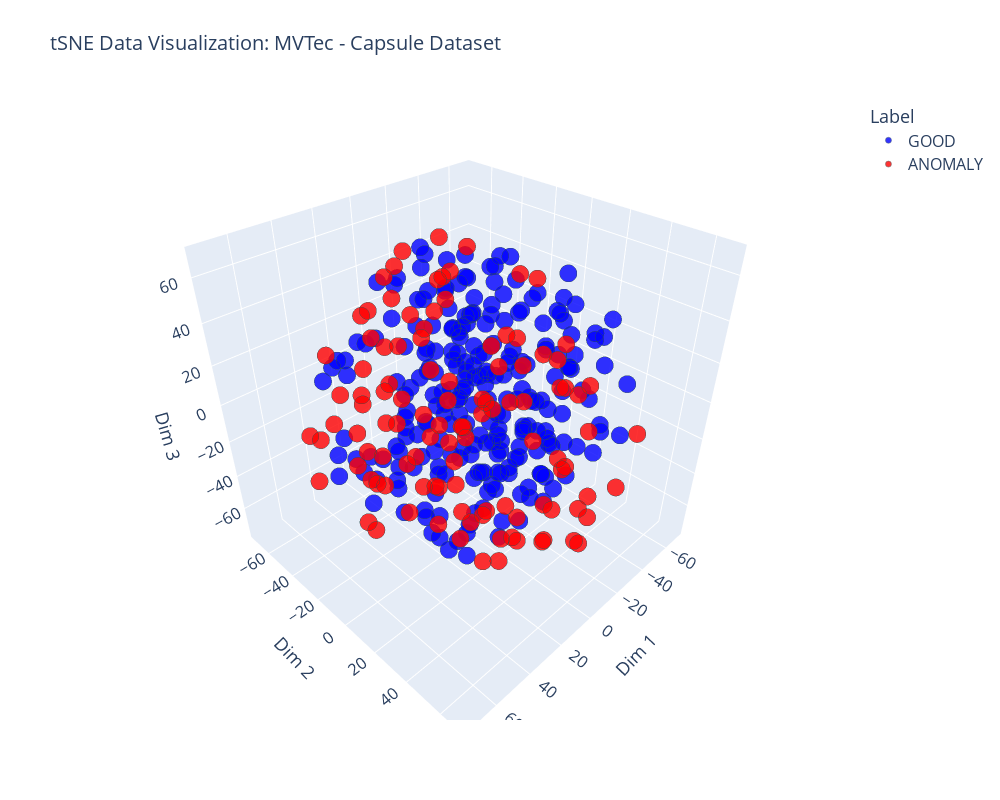

The code cell stored with this chart in its notebook:
### Code cell
from sklearn.metrics import classification_report, confusion_matrix, roc_auc_score, precision_recall_curve

#### --- INIT MLFLOW SERVICE --- ####
if MLFLOW_TRACKING:

    mlflow.set_experiment(EXPERIMENT_NAME)

    with mlflow.start_run(run_name=RUN_NAME):

        #### --- TRAIN MODEL --- ####
        print(f"\n --- TRAINING THE MODEL: {HP_MODEL_NAME} ---")
        
        # Escaling the data:
        scaler = StandardScaler()
        X_train_scaled = scaler.fit_transform(X_train_hog)
        X_test_scaled = scaler.transform(X_test_hog) 
        
        # Instantiate the model:
        pca_re_model = PCADetector(n_components=HP_PCA_VARIANCE)
        pca_re_model.fit(X_train_scaled)

        # Get components:
        n_components = pca_re_model.pca.n_components_
        print(f"PCA got {n_components} components to get a variance of {HP_PCA_VARIANCE*100}%")


        #### --- TUNING THRESHOLD --- ####
        print("\n --- OPTIMIZING MODEL ---")
        test_scores = pca_re_model.decision_function(X_test_scaled)
        _, recall, thresholds = precision_recall_curve(y_test, -test_scores)

        # Look for the target threshold:
        try:
            idx = np.where(recall > HP_TARGET_RECALL)[0][-1]
            best_threshold = -thresholds[idx]
            print("Target recall found")

        except IndexError:
            idx = np.argmax(recall) # If target recall not found
            best_threshold = -thresholds[idx]
            print("Target recall NOT found")

        print(f"Suggested threshold: {best_threshold:.4f}")
        print("Training finished.")

        print("Recording parameters to MLFlow...")
        params_to_log = {
            'model_name': HP_MODEL_NAME,
            'features': HP_FEATURES,
            'pca_variance': HP_PCA_VARIANCE,
            'target_recall': HP_TARGET_RECALL,
            'optimal_treshold': best_threshold
        }
        mlflow.log_params(params_to_log)


        #### --- OPTIMIZE MODEL TO PREDICT --- ####
        pca_re_model.threshold = best_threshold


        #### --- PREDICT TEST SET --- ####
        y_pred = pca_re_model.predict(X_test_scaled)


        #### --- CLASSIFICATION REPORT --- ####
        print("\n --- CLASSIFICATION REPORT ---")
        report = classification_report(y_test, y_pred)
        report_dict = classification_report(y_test, y_pred, output_dict=True)
        print(report)

        anomaly_scores = pca_re_model.decision_function(X_test_scaled)
        auc_score = roc_auc_score(y_test, -anomaly_scores)
        print(f"ROC-AUC Score: {auc_score:.4f}")

        # Record metrics to MLFlow:
        print("Recording metrics to MLFlow...")
        metrics_to_log = {
            "accuracy": report_dict["accuracy"],
            "macro_avg_f1": report_dict["macro avg"]["f1-score"],
            "anomaly_recall": report_dict['1']['recall'],     
            "anomaly_precision": report_dict['1']['precision'],
            "anomaly_f1": report_dict['1']['f1-score'],
            "good_recall": report_dict['0']['recall'],
            "roc_auc": auc_score
        }
        mlflow.log_metrics(metrics_to_log)


        #### --- CONFUSION MATRIX --- ###
        cm = confusion_matrix(y_test, y_pred)
        fig_cm, ax = plt.subplots(figsize=(6, 5))
        sns.heatmap(
            cm, annot=True, fmt='d', cmap='Reds',
            xticklabels=['Pred: GOOD', 'Pred: ANOMALY'],
            yticklabels=['Real: GOOD', 'Real: ANOMALY'], ax=ax)
            
        ax.set_title(f"Confusion Matrix - PCA-RE (AUC: {auc_score:.2f})")
        
        # Temp file to save confusion matrix:
        cm_temp_path = "../reports/figures/cm_isolation_forest.png"
        fig_cm.savefig(cm_temp_path)
        mlflow.log_artifact(cm_temp_path) # Record in MLFlow
        os.remove(cm_temp_path)
        
        plt.show()
        plt.close()

        # Save the 3D figure:
        fig_3d = plot_3d()
        mlflow.log_figure(fig_3d, artifact_file='data_3d_distribution.html')


        #### --- SAVE MODEL --- ####
        if SAVE_MODEL_TO_MLFLOW:
            print("Saving model to MLFlow...")
            # Guardamos el Pipeline completo (Scaler + Modelo) para producción
            pipeline_final = Pipeline([
                ('scaler', scaler),
                ('pca_detector', pca_re_model)
            ])

            mlflow.sklearn.log_model(pipeline_final, "pca_reconstruction_model_tuned")
            print("Model saved.")

### Figure 1 — Plotly figure (JSON) as saved in the notebook; plotly's stock layout.template omitted (floating-point values rounded to 4 significant figures; data arrays with more than 128 entries replaced by an {"elided": "..."} marker saying what was removed)
{"data": [{"hovertemplate": "Label=GOOD<br>Dim 1=%{x}<br>Dim 2=%{y}<br>Dim 3=%{z}<extra></extra>", "legendgroup": "GOOD", "marker": {"color": "blue", "line": {"color": "DarkSlateGrey", "width": 0.5}, "opacity": 0.8, "size": 6, "symbol": "circle"}, "mode": "markers", "name": "GOOD", "scene": "scene", "showlegend": true, "type": "scatter3d", "x": {"elided": "242 float values"}, "y": {"elided": "242 float values"}, "z": {"elided": "242 float values"}}, {"hovertemplate": "Label=ANOMALY<br>Dim 1=%{x}<br>Dim 2=%{y}<br>Dim 3=%{z}<extra></extra>", "legendgroup": "ANOMALY", "marker": {"color": "red", "line": {"color": "DarkSlateGrey", "width": 0.5}, "opacity": 0.8, "size": 6, "symbol": "circle"}, "mode": "markers", "name": "ANOMALY", "scene": "scene", "showlegend": true, "type": "scatter3d", "x": [42.38, -18.29, 9.475, -45.07, -0.09916, 46.29, 30.43, 44.84, 42.03, 5.707, -5.191, -59.64, 57.93, -59.75, -21.48, -48.85, -50.62, 10.72, 50.74, 9.48, -45.22, 73.5, -32.05, -2.653, 14.77, 51.73, -48.01, -59.68, 12.28, -50.09, 0.1899, -48.19, 9.603, -13.32, -48.18, 9.233, 54.28, -10.39, -19.19, -11.9, 23.21, -25.9, -52.35, 28.9, 18.75, 7.252, 17.26, 16.95, 47.51, 40.39, 10.16, 38.97, 25.66, 0.3587, -9.641, -23.0, 7.229, 9.922, 29.0, 40.88, 4.224, 37.19, 17.49, -42.87, 43.42, -27.66, 15.08, 62.24, 1.367, -10.02, -0.4893, 73.07, 17.14, 34.31, 32.99, -38.3, 54.82, 53.3, -11.72, 29.03, 13.92, 12.51, -51.49, -14.93, -43.99, -11.61, -38.12, 10.63, 46.85, -24.66, 12.15, -40.93, 44.01, -54.42, -16.33, 14.21, -21.29, -69.07, -32.7, 46.25, -3.16, -17.45, -68.71, -31.96, 16.14, 63.14, 51.1, 55.02, 15.2], "y": [-29.8, 51.83, 66.06, 14.7, -1.089, -11.84, 20.39, 58.45, -45.34, 68.32, 42.98, -27.57, 32.44, -16.83, 45.55, -21.14, 27.15, 2.668, -9.043, -57.13, -22.05, -6.323, -35.65, -51.54, 31.11, 15.97, -3.978, -10.22, -18.75, -19.31, 26.0, 10.21, -43.74, -7.107, 26.8, -39.96, -19.29, -44.29, -33.33, -32.13, -24.27, 22.79, -32.8, -40.44, 63.53, -38.41, 12.91, -39.64, 28.93, -13.75, -18.62, -11.4, -9.544, 62.18, 44.8, -16.2, -39.95, 50.72, 34.82, -18.49, -37.0, 18.83, -36.56, 11.31, -10.89, 65.39, 25.34, -32.72, 10.41, 12.3, 27.7, -12.35, -7.528, 21.59, -23.55, -28.24, 19.25, 10.85, -28.69, 6.471, 40.32, 18.85, -16.03, -56.81, -30.65, -28.08, -3.17, 3.784, -37.52, 61.1, -61.21, -61.65, -25.32, 6.859, -46.98, -61.38, -38.13, 6.36, -56.16, 39.98, 41.56, -30.32, -1.801, -38.46, -58.88, 8.5, -13.64, 36.41, -6.487], "z": [-27.6, -32.47, -29.4, -48.04, -71.22, 55.76, -15.09, -8.676, -12.9, -17.68, -37.42, -2.784, 8.114, 33.41, -45.85, -33.63, -27.66, -72.1, -18.06, 27.3, 6.951, 16.57, 51.92, 46.83, -63.1, -19.27, -48.9, -4.932, -9.18, 38.14, -62.3, -9.54, 48.29, -15.75, -0.8339, 39.49, 21.18, 10.43, 44.96, 63.22, -11.48, -61.01, -18.85, -33.13, 11.38, -51.9, -2.331, -4.449, -0.7918, -14.13, 33.52, 3.79, -20.39, -40.16, -14.88, -16.64, 15.21, -40.47, -49.87, -32.08, 60.38, 17.53, 20.37, 8.464, 45.71, 3.652, 17.2, -1.84, -55.23, -58.29, -49.08, -7.344, 21.46, 37.15, -41.03, -32.02, 38.2, 39.83, 35.59, -25.32, -44.48, -44.87, -10.46, 16.21, -2.101, -17.69, -19.14, -54.03, 28.22, -25.51, -4.142, 25.62, -6.242, 9.988, -52.35, -23.68, -54.06, -25.49, 28.76, 32.72, -55.31, -59.89, -24.97, -49.65, -16.19, -26.16, -45.06, -9.571, 48.05]}], "layout": {"font": {"size": 14}, "height": 800, "legend": {"font": {"size": 16}, "title": {"font": {"size": 18}, "text": "Label"}, "tracegroupgap": 0}, "scene": {"domain": {"x": [0, 1], "y": [0, 1]}, "xaxis": {"title": {"font": {"size": 18}, "text": "Dim 1"}}, "yaxis": {"title": {"font": {"size": 18}, "text": "Dim 2"}}, "zaxis": {"title": {"font": {"size": 18}, "text": "Dim 3"}}}, "title": {"text": "tSNE Data Visualization: MVTec - Capsule Dataset"}, "width": 1000}}
